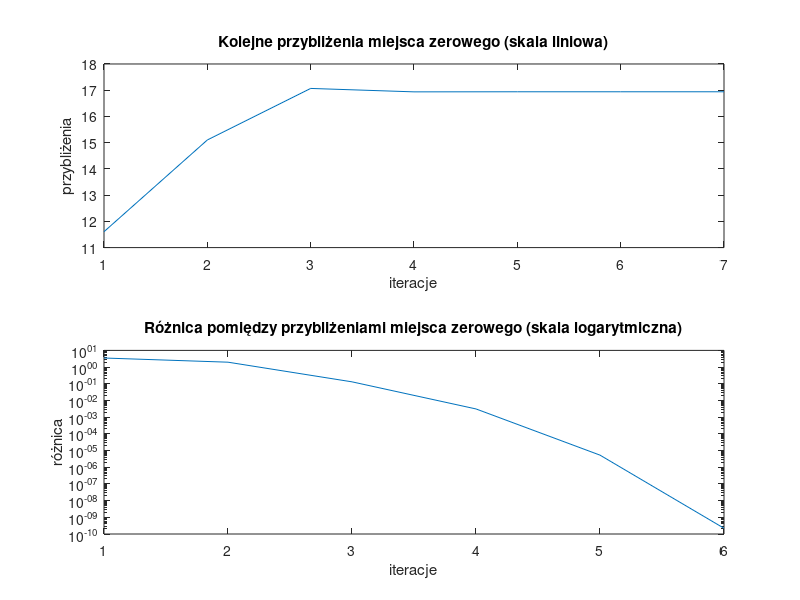

MATLAB code to generate this figure:
function [xvec,xdif,xsolution,ysolution,iterations] = velocity_secant()
% Wyznacza miejsce zerowe funkcji velocity_difference metodą siecznych.
% xvec - wektor z kolejnymi przybliżeniami miejsca zerowego;
%   xvec(1)=x2 przy założeniu, że x0 i x1 są punktami startowymi
% xdif - wektor różnic kolejnych przybliżeń miejsca zerowego
%   xdif(i) = abs(xvec(i+1)-xvec(i));
% xsolution - obliczone miejsce zerowe
% ysolution - wartość funkcji velocity_difference wyznaczona dla f=xsolution
% iterations - liczba iteracji wykonana w celu wyznaczenia xsolution

x0 = 1; % pierwszy punkt startowy metody siecznych
x1 = 40; % drugi punkt startowy metody siecznych
ytolerance = 1e-12;% tolerancja wartości funkcji w przybliżonym miejscu zerowym.
% Warunek abs(f1(xsolution))<ytolerance określa jak blisko zera ma znaleźć
% się wartość funkcji w obliczonym miejscu zerowym funkcji f1(), aby obliczenia
% zostały zakończone.
max_iterations = 1000; % maksymalna liczba iteracji wykonana przez alg. bisekcji

f0 = velocity_difference(x0);
f1 = velocity_difference(x1);

xvec = [];
xdif = [];
xsolution = Inf;
ysolution = Inf;
iterations = max_iterations;

for ii=1:max_iterations
    x2 = x1 - ((f1*(x1-x0))/(f1-f0));
    xvec(ii,1) = x2;
    f2 = velocity_difference(x2);
    if(abs(f2)<ytolerance)
        xsolution = x2;
        ysolution = f2;
        iterations = ii;
        break
    else
        x0 = x1;
        f0 = f1;
        x1 = x2;
        f1 = f2;
    end
end

for i=1:iterations-1
    xdif(i,1) = abs(xvec(i+1)-xvec(i));
end

figure;
subplot(2,1,1);
plot(1:iterations, xvec);
title('Kolejne przybliżenia miejsca zerowego (skala liniowa)');
xlabel('iteracje');
ylabel('przybliżenia');

subplot(2,1,2);
semilogy(1:iterations-1, xdif);
title('Różnica pomiędzy przybliżeniami miejsca zerowego (skala logarytmiczna)');
xlabel('iteracje');
ylabel('różnica');




end

function velocity_delta = velocity_difference(t)
% Tutaj wklej definicję funkcji zdefiniowanej w zadaniu 4.

if t <= 0
    msg = 'Time should be more or equal to 0';
    error(msg);
else
    u = 2000;
    m0 = 150000;
    q = 2700;
    g = 1.622;
    
    v = u*log(m0/(m0-(q*t)))-(g*t);
    M = 700;
    velocity_delta = v - M;
end

end